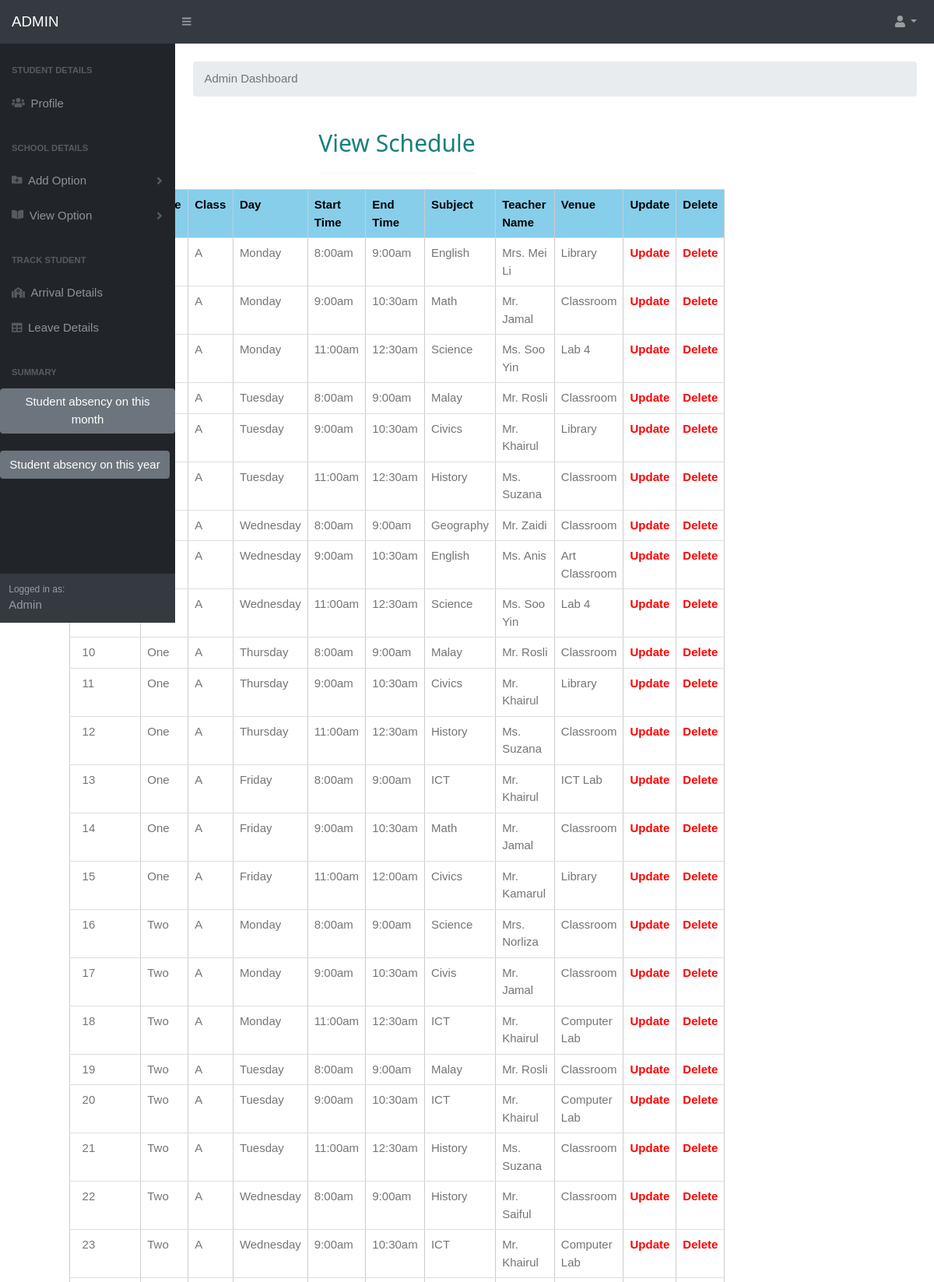
The page /viewsc.php (signed in, upper part) on the database its author committed.
### tables this page shows
CREATE TABLE `sched` (
  `scid` varchar(50) NOT NULL,
  `grade` varchar(100) NOT NULL,
  `class` varchar(100) NOT NULL,
  `day` varchar(50) NOT NULL,
  `time_start` varchar(15) NOT NULL,
  `time_end` varchar(15) NOT NULL,
  `subject` varchar(15) NOT NULL,
  `teachername` varchar(100) NOT NULL,
  `venue` varchar(100) NOT NULL
);

### viewsc.php (the view, shortened to what this page needs)
<?php
$aid= $_SESSION['aid'];
if(empty($aid))
{
	echo "<script>window.location.href='adminlogin.php'</script>";
}
else
{
	include('adminmenu.php');
	include('connect.php');
	?>
	<html>
      <link rel="stylesheet"href="styles.css" >
      <link rel="stylesheet" href="w.css">
      <link href="https://cdn.datatables.net/1.10.20/css/dataTables.bootstrap4.min.css" rel="stylesheet" />
<body>
<form method='POST'>
<div class="w3-padding-large" id="main" style='position:absolute;  top: 80px; right:180px;'>
<div class="w3-content w3-justify w3-text-grey w3-padding-64" id="about"  style='width:90%'>
    <center>
	<h2 class="w3-center" style='color:#177F7D'>View Schedule</h2>
       <hr style="width:200px" class="w3-opacity">
	   <?php
	   $sel="select * from sched";
	   $res=$con->query($sel);
	   if(mysqli_num_rows($res)==0)
	   {
		  echo "<table align='center'><tr align='center'><td style='color:red'><b>No data found</b></td></tr></table>";
	   }
	   else
	   {
		   echo"
		   <div class='w3-container'>
	   <table class='w3-table-all w3-hoverable' border='1' cellspacing='0' cellpadding='0' width='95%' >
	   <thead>
        <tr class='w3-light-blue'>
	  <th>Schedule ID</th>
	  <th>Grade</th>
      <th>Class</th>
		<th>Day</th>
	    <th>Start Time</th>
	    <th>End Time</th>
	    <th>Subject</th>
      <th>Teacher Name</th>
      <th>Venue</th>
	   <th>Update</th>
	   <th>Delete</th>
		</tr>
    </thead>   ";
		   while($data=mysqli_fetch_array($res))
		   {
		  $scid=$data['scid'];
		  $grade=$data['grade'];
          $class=$data['class'];
		  $day=$data['day'];
		  $time_start=$data['time_start'];
		  $time_end=$data['time_end'];
		  $subject=$data['subject'];
          $teachername=$data['teachername'];
          $venue=$data['venue'];
			  echo"
    <tbody bgcolor='#f6f6f6'>
      <tr align='center'>
		<td width='5%'>".$scid."</td>
		<td width='10%'>".$grade."</td>
		<td width='10%'>".$class."</td>
		<td width='10%'>".$day."</td>
        <td width='10%'>".$time_start."</td>
        <td width='10%'>".$time_end."</td>
		<td width='10%'>".$subject."</td>
        <td width='20%'>".$teachername."</td>
        <td width='10%'>".$venue."</td>
		<td width='5%'>
		<a href='updatesc.php?scid=".$scid."' style='font-weight:bold;color:	red'>
         Update
        </a>
		</td>
		<td width='5%'>
		<a href='deletesc.php?scid=".$scid."' style='font-weight:bold;color:red'>
         Delete
        </a>
		</td>
      </tr>
    </tbody>";
		   }
	   }
	   ?>
	   </table>
	   </div>
	   </div>
	   </div>
	   </form>
	   </body>
	   <br><br><br>
<?php
}
?>

### w.css (style rules this page uses)
html { box-sizing:border-box }
*,*:before,*:after { box-sizing:inherit }
html { -ms-text-size-adjust:100%;-webkit-text-size-adjust:100% }
body { margin:0 }
a { background-color:transparent;-webkit-text-decoration-skip:objects }
hr { box-sizing:content-box;height:0;overflow:visible }
html,body { font-family:Verdana,sans-serif;font-size:15px;line-height:1.5 }
html { overflow-x:hidden }
h1,h2,h3,h4,h5,h6,.w3-slim,.w3-wide { font-family:"Segoe UI",Arial,sans-serif }
h2 { font-size:30px }
h1,h2,h3,h4,h5,h6 { font-weight:400;margin:10px 0 }
hr { border:0;border-top:1px solid #eee;margin:20px 0 }
a { color:inherit }
.w3-table,.w3-table-all { border-collapse:collapse;border-spacing:0;width:100%;display:table }
.w3-table-all { border:1px solid #ccc }
.w3-bordered tr,.w3-table-all tr { border-bottom:1px solid #ddd }
.w3-table-all tr:nth-child(odd) { background-color:#fff }
.w3-table td,.w3-table th,.w3-table-all td,.w3-table-all th { padding:8px 8px;display:table-cell;text-align:left;vertical-align:top }
.w3-table th:first-child,.w3-table td:first-child,.w3-table-all th:first-child,.w3-table-all td:first-child { padding-left:16px }
.w3-btn,.w3-btn-floating,.w3-dropnav a,.w3-btn-floating-large,.w3-btn-block, .w3-navbar a,.w3-navblock a,.w3-sidenav a,.w3-pagination li a,.w3-hoverable tbody tr,.w3-hoverable li, .w3-accordion-content a,.w3-dropdown-content a,.w3-dropdown-click:hover,.w3-dropdown-hover:hover,.w3-opennav,.w3-closenav,.w3-closebtn,*[class*="w3-hover-"] { -webkit-transition:background-color .25s,color .15s,box-shadow .25s,opacity 0.25s,filter 0.25s,border 0.15s;transition:background-color .25s,color .15s,box-shadow .15s,opacity .25s,filter .25s,border .15s }
.w3-main,#main { transition:margin-left .4s }
.w3-container:after,.w3-container:before,.w3-panel:after,.w3-panel:before,.w3-row:after,.w3-row:before,.w3-row-padding:after,.w3-row-padding:before,.w3-cell-row:before,.w3-cell-row:after, .w3-topnav:after,.w3-topnav:before,.w3-clear:after,.w3-clear:before,.w3-btn-group:before,.w3-btn-group:after,.w3-btn-bar:before,.w3-btn-bar:after,.w3-bar:before,.w3-bar:after { content:"";display:table;clear:both }
.w3-content { max-width:980px;margin:auto }
.w3-justify { text-align:justify!important }
.w3-center { text-align:center!important }
.w3-padding-large { padding:12px 24px!important }
.w3-padding-64 { padding-top:64px!important;padding-bottom:64px!important }
.w3-container { padding:0.01em 16px }
.w3-opacity,.w3-hover-opacity:hover { opacity:0.60;-webkit-backface-visibility:hidden; color: white }
.w3-light-blue,.w3-hover-light-blue:hover { color:#000!important;background-color:#87CEEB!important }
.w3-text-grey,.w3-hover-text-grey:hover,.w3-text-gray,.w3-hover-text-gray:hover { color:#757575!important }

### rows shown on the page
sched: class "A", day "Monday", time_start "8:00am", time_end "9:00am", subject "English", teachername "Mrs. Mei Li", venue "Library"
sched: class "A", day "Monday", time_start "9:00am", time_end "10:30am", subject "Math", teachername "Mr. Jamal", venue "Classroom"
sched: class "A", day "Monday", time_start "11:00am", time_end "12:30am", subject "Science", teachername "Ms. Soo Yin", venue "Lab 4"
sched: class "A", day "Tuesday", time_start "8:00am", time_end "9:00am", subject "Malay", teachername "Mr. Rosli", venue "Classroom"
sched: class "A", day "Tuesday", time_start "9:00am", time_end "10:30am", subject "Civics", teachername "Mr. Khairul", venue "Library"
sched: class "A", day "Tuesday", time_start "11:00am", time_end "12:30am", subject "History", teachername "Ms. Suzana", venue "Classroom"
sched: class "A", day "Wednesday", time_start "8:00am", time_end "9:00am", subject "Geography", teachername "Mr. Zaidi", venue "Classroom"
sched: class "A", day "Wednesday", time_start "9:00am", time_end "10:30am", subject "English", teachername "Ms. Anis", venue "Art Classroom"
sched: class "A", day "Wednesday", time_start "11:00am", time_end "12:30am", subject "Science", teachername "Ms. Soo Yin", venue "Lab 4"
sched: scid "10", grade "One", class "A", day "Thursday", time_start "8:00am", time_end "9:00am", subject "Malay", teachername "Mr. Rosli", venue "Classroom"
sched: scid "11", grade "One", class "A", day "Thursday", time_start "9:00am", time_end "10:30am", subject "Civics", teachername "Mr. Khairul", venue "Library"
sched: scid "12", grade "One", class "A", day "Thursday", time_start "11:00am", time_end "12:30am", subject "History", teachername "Ms. Suzana", venue "Classroom"
sched: scid "13", grade "One", class "A", day "Friday", time_start "8:00am", time_end "9:00am", subject "ICT", teachername "Mr. Khairul", venue "ICT Lab"
sched: scid "14", grade "One", class "A", day "Friday", time_start "9:00am", time_end "10:30am", subject "Math", teachername "Mr. Jamal", venue "Classroom"
sched: scid "15", grade "One", class "A", day "Friday", time_start "11:00am", time_end "12:00am", subject "Civics", teachername "Mr. Kamarul", venue "Library"
sched: scid "16", grade "Two", class "A", day "Monday", time_start "8:00am", time_end "9:00am", subject "Science", teachername "Mrs. Norliza", venue "Classroom"
sched: scid "17", grade "Two", class "A", day "Monday", time_start "9:00am", time_end "10:30am", subject "Civis", teachername "Mr. Jamal", venue "Classroom"
sched: scid "18", grade "Two", class "A", day "Monday", time_start "11:00am", time_end "12:30am", subject "ICT", teachername "Mr. Khairul", venue "Computer Lab"
sched: scid "19", grade "Two", class "A", day "Tuesday", time_start "8:00am", time_end "9:00am", subject "Malay", teachername "Mr. Rosli", venue "Classroom"
sched: scid "20", grade "Two", class "A", day "Tuesday", time_start "9:00am", time_end "10:30am", subject "ICT", teachername "Mr. Khairul", venue "Computer Lab"
sched: scid "21", grade "Two", class "A", day "Tuesday", time_start "11:00am", time_end "12:30am", subject "History", teachername "Ms. Suzana", venue "Classroom"
sched: scid "22", grade "Two", class "A", day "Wednesday", time_start "8:00am", time_end "9:00am", subject "History", teachername "Mr. Saiful", venue "Classroom"
sched: scid "23", grade "Two", class "A", day "Wednesday", time_start "9:00am", time_end "10:30am", subject "ICT", teachername "Mr. Khairul", venue "Computer Lab"
